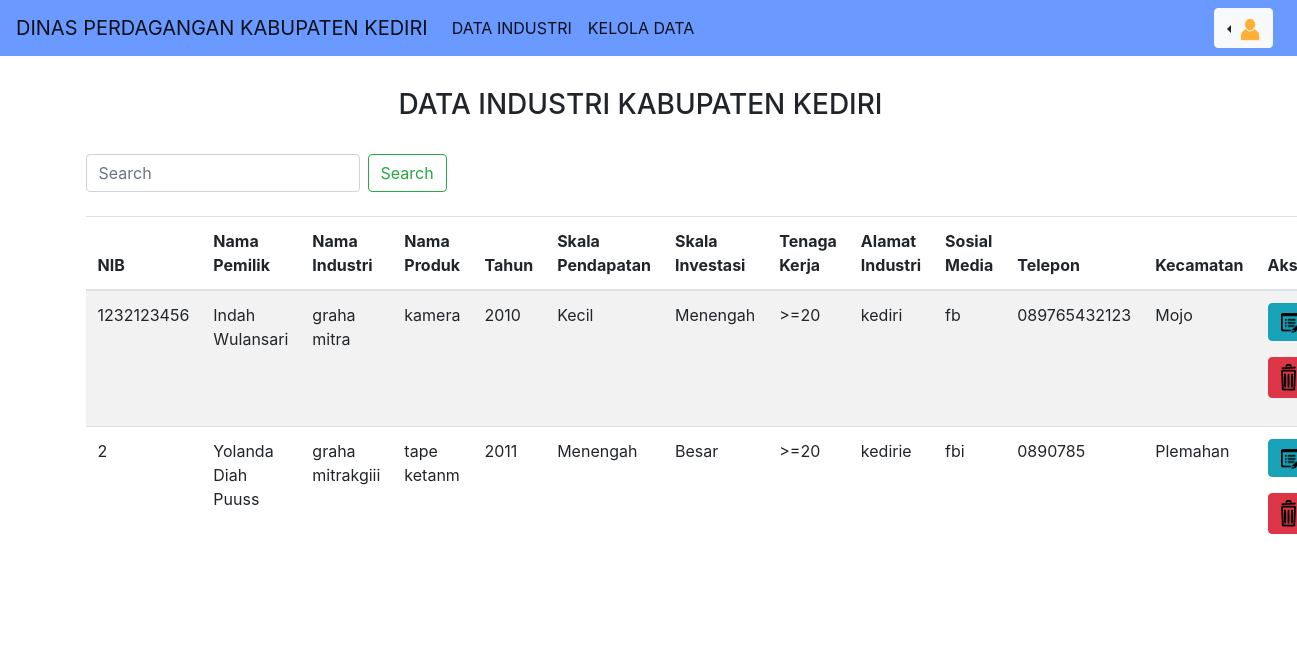
Screenshot of /dataadm.php with the database file from the repository.
### tables this page shows
CREATE TABLE `industri` (
  `nib` varchar(30) NOT NULL,
  `namaind` varchar(50) DEFAULT NULL,
  `namaproduk` varchar(50) DEFAULT NULL,
  `tahun` varchar(10) DEFAULT NULL,
  `pendthn` varchar(30) DEFAULT NULL,
  `inthn` varchar(30) DEFAULT NULL,
  `pekerja` varchar(30) DEFAULT NULL,
  `alamatind` varchar(50) DEFAULT NULL,
  `id_kec` int(3) DEFAULT NULL
);

CREATE TABLE `pemilik` (
  `nik` int(20) NOT NULL,
  `nama` varchar(100) DEFAULT NULL,
  `email` varchar(30) DEFAULT NULL,
  `alamat` varchar(50) DEFAULT NULL,
  `sosmed` varchar(20) DEFAULT NULL,
  `telp` varchar(20) DEFAULT NULL,
  `nib` varchar(30) DEFAULT NULL
);

CREATE TABLE `kecamatan` (
  `id_kec` int(3) NOT NULL,
  `namakec` varchar(20) DEFAULT NULL
);

### koneksi.php (called while the page is built, shortened)
<?php
class database
{
    public $host = "localhost",
    $username = "root",
    $pass = "",
    $db = "pkl",
    $koneksi;
    function __construct()
    {
        $this->koneksi = new mysqli($this->host, $this->username, $this->pass, $this->db);
    }
    function tampil_data($data)
    {
        $data = "SELECT ind.`nib`, pm.`nama`, ind.`namaind`, ind.`namaproduk`,  ind.`tahun`, ind.`pendthn`,ind.`inthn`,ind.`pekerja`,  ind.`alamatind`, pm.`sosmed`,pm.`telp`, kec.`namakec`
        FROM industri ind, pemilik pm, kecamatan kec
        WHERE ind.`nib` = pm.`nib`
        AND ind.`id_kec` = kec.`id_kec`";
        $hasil = $this->koneksi->query($data);
        while ($d = mysqli_fetch_array($hasil))
        {
            $result[] = $d;
        }
        return $result;
    }
}
?>

### dataadm.php (the view, shortened to what this page needs)
<!doctype html>
<?php
include 'koneksi.php';
$db = new database();
?>
<html lang="en">
<head>
	<link rel="stylesheet" href="https://stackpath.bootstrapcdn.com/bootstrap/4.3.1/css/bootstrap.min.css">
</head>
<body>
	<nav class="navbar navbar-expand-lg navbar-light fixed-top" style="background-color: #6a99ff">
		<a class="navbar-brand" href="admin.php">DINAS PERDAGANGAN KABUPATEN KEDIRI</a>
		<div class="collapse navbar-collapse" id="navbarSupportedContent">
			<ul class="navbar-nav mr-auto">
				<li class="nav-item active">
					<a class="nav-link" href="dataadm.php">DATA INDUSTRI</a>
				</li>
				<li class="nav-item active">
					<a class="nav-link" href="kelola.php">KELOLA DATA</a>
				</li>
			</ul>
		</div>
		<div class="btn-group dropleft mr-2">
			<button type="button" class="btn btn-light dropdown-toggle" data-toggle="dropdown" aria-haspopup="true" aria-expanded="false" >
				<img src="adm.png" width="20">
			</button>
		</div>	</nav><br>
		<div class="jumbotron pr-5 pl-10" style="background-color: #ffffff">
			<center><h3>DATA INDUSTRI KABUPATEN KEDIRI</h3></center><br>
			<div class="container">
				<form class="form-inline my-2 my-lg-0" action="dataadm.php" method="POST">
					<input class="form-control mr-sm-2" type="search" name="data" placeholder="Search" aria-label="Search">
					<button class="btn btn-outline-success my-2 my-sm-0" type="submit" name="cari">Search</button>
				</form>	<br>
				<table class="table table-striped">
					<thead class="thead">
						<tr>
							<th scope="col">NIB</th>
							<th scope="col">Nama Pemilik</th>
							<th scope="col">Nama Industri</th>
							<th scope="col">Nama Produk</th>
							<th scope="col">Tahun</th>
							<th scope="col">Skala Pendapatan</th>
							<th scope="col">Skala Investasi</th>
							<th scope="col">Tenaga Kerja</th>
							<th scope="col">Alamat Industri</th>
							<th scope="col">Sosial Media</th>
							<th scope="col">Telepon</th>
							<th scope="col">Kecamatan</th>
							<th scope="col">Aksi</th>
						</tr>
					</thead>
					<tbody>
						<?php
						foreach ($db->tampil_data($_POST['data']) as $data) { ?>
							<tr>
								<td> <?php echo $data['nib'];?> </td>
								<td> <?php echo $data['nama'];?> </td>
								<td> <?php echo $data['namaind'];?> </td>
								<td> <?php echo $data['namaproduk'];?> </td>
								<td> <?php echo $data['tahun'];?> </td>
								<td> <?php echo $data['pendthn'];?> </td>
								<td> <?php
								if ($data['pekerja'] == '>=20' && $data['inthn']== '15.000.000.000' ) {
									echo "Besar";
								} else if ($data['pekerja'] == '>=20' && $data['inthn'] == '1.000.000.000 - 15.000.000.000' ){
									echo "Menengah";
								}else if ($data['pekerja'] == '>=20' && $data['inthn'] == '1.000.000.000' ){
									echo "Menengah";
								}else if ($data['pekerja'] == '1-19' && $data['inthn'] == '15.000.000.000' ) {
									echo "Menengah";
								} else if ($data['pekerja'] == '1-19' && $data['inthn'] == '1.000.000.000 - 15.000.000.000' ){
									echo "Menengah";
								}else if ($data['pekerja'] == '1-19' && $data['inthn'] == '1.000.000.000' ){
									echo "Kecil";
								}
								?> </td>
								<td> <?php echo $data['pekerja'];?> </td>
								<td> <?php echo $data['alamatind'];?> </td>
								<td> <?php echo $data['sosmed'];?> </td>
								<td> <?php echo $data['telp'];?> </td>
								<td> <?php echo $data['namakec'];?> </td>
								<td>
									<p><a href="edit.php?nib=<?php echo $data['nib'] ?>&aksi=edit" class="btn btn-info"><img src="edit.png" width="20"></a></p>
									<p><a href="proses.php?nib=<?php echo $data['nib'] ?>&aksi=delete" class="btn btn-danger" ><img src="hps.png" width="15"></a></p>
								</tr>
						<?php } ?>
					</tbody>
				</table>
			</div>
		</div>
	</body>
	</html>

### rows the page displays
industri: nib "1232123456", pemilik.nama "Indah Wulansari", namaind "graha mitra", namaproduk "kamera", tahun "2010", pendthn "Kecil", shows "Menengah", pekerja ">=20", alamatind "kediri", pemilik.sosmed "fb", pemilik.telp "089765432123", id_kec.namakec "Mojo"
industri: nib "2", pemilik.nama "Yolanda Diah Puuss", namaind "graha mitrakgiii", namaproduk "tape ketanm", tahun "2011", pendthn "Menengah", inthn "Besar", pekerja ">=20", alamatind "kedirie", pemilik.sosmed "fbi", pemilik.telp "0890785", id_kec.namakec "Plemahan"
